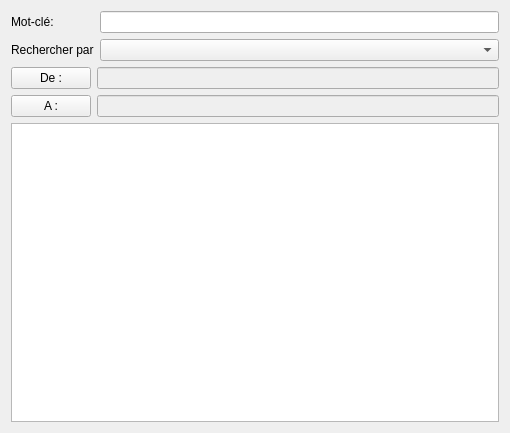
<?xml version="1.0" encoding="UTF-8"?>
<ui version="4.0">
 <class>FindContact</class>
 <widget class="QWidget" name="FindContact">
  <property name="windowModality">
   <enum>Qt::NonModal</enum>
  </property>
  <property name="geometry">
   <rect>
    <x>0</x>
    <y>0</y>
    <width>510</width>
    <height>433</height>
   </rect>
  </property>
  <property name="sizePolicy">
   <sizepolicy hsizetype="Preferred" vsizetype="Maximum">
    <horstretch>0</horstretch>
    <verstretch>0</verstretch>
   </sizepolicy>
  </property>
  <property name="windowTitle">
   <string>Form</string>
  </property>
  <layout class="QVBoxLayout" name="verticalLayout_2">
   <property name="sizeConstraint">
    <enum>QLayout::SetMaximumSize</enum>
   </property>
   <item>
    <layout class="QVBoxLayout" name="findLayout">
     <property name="sizeConstraint">
      <enum>QLayout::SetMinimumSize</enum>
     </property>
     <item>
      <layout class="QFormLayout" name="findByLayout">
       <item row="1" column="0">
        <widget class="QLabel" name="findByLabel">
         <property name="text">
          <string>Rechercher par</string>
         </property>
        </widget>
       </item>
       <item row="1" column="1">
        <widget class="QComboBox" name="findByComboBox"/>
       </item>
       <item row="0" column="1">
        <widget class="QLineEdit" name="userInput"/>
       </item>
       <item row="0" column="0">
        <widget class="QLabel" name="keyWordLabel">
         <property name="text">
          <string>Mot-clé:</string>
         </property>
        </widget>
       </item>
      </layout>
     </item>
    </layout>
   </item>
   <item>
    <layout class="QFormLayout" name="formLayout">
     <item row="0" column="1">
      <widget class="QLineEdit" name="lineDate1">
       <property name="enabled">
        <bool>false</bool>
       </property>
      </widget>
     </item>
     <item row="1" column="1">
      <widget class="QLineEdit" name="lineDate2">
       <property name="enabled">
        <bool>false</bool>
       </property>
      </widget>
     </item>
     <item row="0" column="0">
      <widget class="QPushButton" name="buttonDate1">
       <property name="text">
        <string>De :</string>
       </property>
      </widget>
     </item>
     <item row="1" column="0">
      <widget class="QPushButton" name="buttonDate2">
       <property name="text">
        <string>A :</string>
       </property>
      </widget>
     </item>
    </layout>
   </item>
   <item>
    <layout class="QVBoxLayout" name="resultLayout" stretch="0">
     <property name="sizeConstraint">
      <enum>QLayout::SetMaximumSize</enum>
     </property>
     <item>
      <widget class="QTableView" name="resultView">
       <property name="sizePolicy">
        <sizepolicy hsizetype="Expanding" vsizetype="Expanding">
         <horstretch>0</horstretch>
         <verstretch>0</verstretch>
        </sizepolicy>
       </property>
       <property name="minimumSize">
        <size>
         <width>0</width>
         <height>0</height>
        </size>
       </property>
       <attribute name="verticalHeaderStretchLastSection">
        <bool>false</bool>
       </attribute>
      </widget>
     </item>
    </layout>
   </item>
  </layout>
 </widget>
 <resources/>
 <connections/>
</ui>
